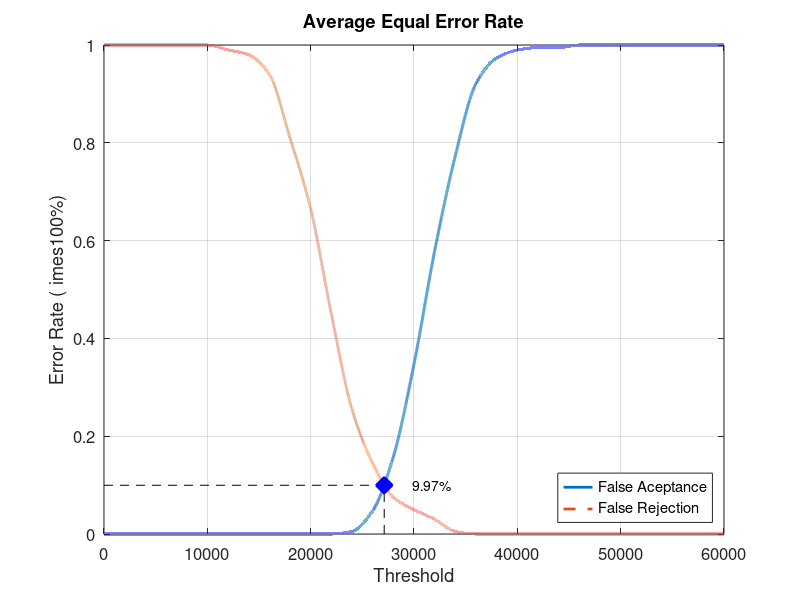
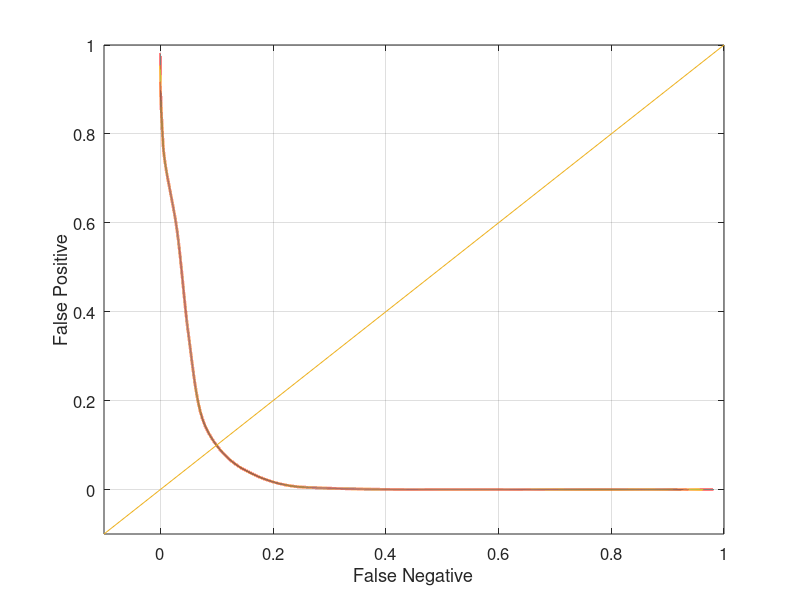

MATLAB code to generate these figures, in order:
close all;
clear;
clc;
x = 0:2000:60000;
xq = 0:0.5:60000;

y0 = [0 0 0 0 0 0 0 0 0 0 0 0 0.00526316 0.0473684 0.157895 0.347368 0.578947 0.773684 0.921053 0.973684 0.989474 0.994737 0.994737 1 1 1 1 1 1 1 1]
yy0 = interp1(x, y0, xq, 'pchip');
y1 = [1 1 1 1 1 1 0.99 0.98 0.94 0.81 0.665 0.45 0.255 0.145 0.075 0.05 0.03 0.005 0 0 0 0 0 0 0 0 0 0 0 0 0]
yy1 = interp1(x, y1, xq, 'pchip');

% Calculating EER: 
y2 = abs(y0 - y1);
find(y2 == min(y2))
yy2 = abs(yy0 - yy1);
xEER = find(yy2 == min(yy2));
xEERIndex = xq(xEER) % X-axis EER
yEER = yy0(xEER) % Y-axis EER

main = figure
plot(xq, yy0,'-','LineWidth', 2);	hold on
plot(xq, yy1,'--','LineWidth', 2);	hold on
plot([xEERIndex xEERIndex], [0 yEER], 'k--');	hold on
plot([0 xEERIndex], [yEER yEER], 'k--');	hold on
plot(xEERIndex, yEER, 'bx', 'LineWidth', 10);	hold on
text(xEERIndex + 10 * xEERIndex / 100, yEER, [num2str(round((10000 * yEER)) / 100) '%'])
legend('False Aceptance', 'False Rejection', 'Location', 'SouthEast')
xlabel('Threshold')
ylabel('Error Rate (	imes100%)')
title('Average Equal Error Rate')
set(gca, 'FontSize', 12)
axis([0 60000 0 1])
grid on

print(main, 'Database2_1Main', '-dpng');
FNRxFPR = figure('Color', [1 1 1]);
plot(yy1, yy0, '-', yy1, yy0, 'LineWidth', 2);
hold on
y = -0.1:0.1:1
plot(y, y); 
set(gca, 'FontSize', 12)
xlabel('False Negative')
ylabel('False Positive')
axis([-0.1 1 -0.1 1])
set(gca, 'FontSize', 12)
grid on

print(FNRxFPR, 'Database2_1FNRxFPR','-dpng');
